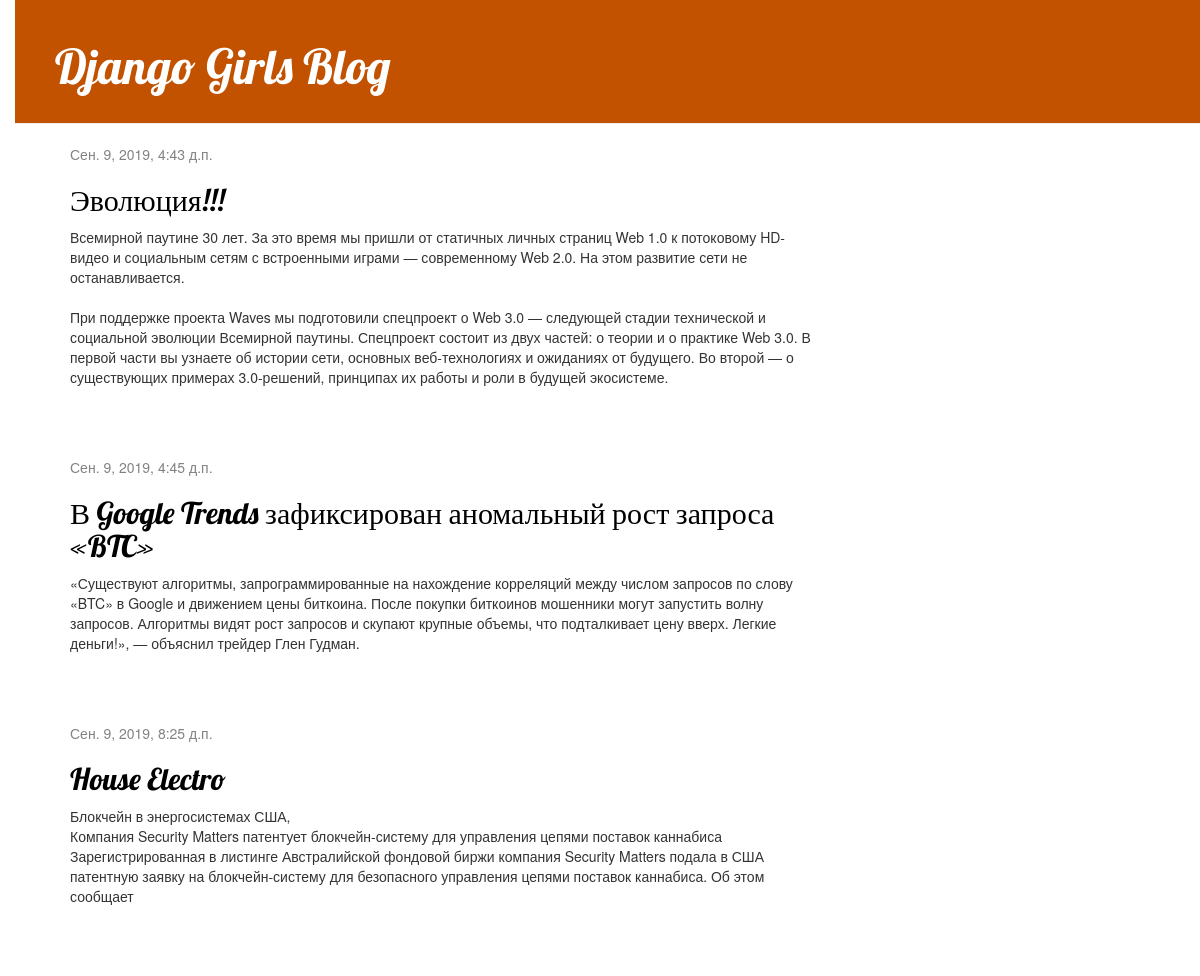
/007, run on the app's committed database.
### blog/models.py (models this page shows, shortened)
class Post(models.Model):
    author = models.ForeignKey(settings.AUTH_USER_MODEL, on_delete=models.CASCADE)
    title = models.CharField(max_length=200)
    text = models.TextField()
    created_date = models.DateTimeField(default=timezone.now)
    published_date = models.DateTimeField(blank=True, null=True)

### blog/views.py (the view)
# urls.py: path('', views.post_list, name='post_list'),
def post_list(request):
    posts = Post.objects.filter(published_date__lte=timezone.now()).order_by('published_date')
    return render(request, 'blog/post_list.html', {'posts' : posts } )

### blog/templates/blog/post_list.html (shortened to what this page needs)
{% load static %}
<html>
    <head>
        <link rel="stylesheet" href="//maxcdn.bootstrapcdn.com/bootstrap/3.2.0/css/bootstrap.min.css">
        <link rel="stylesheet" href="//maxcdn.bootstrapcdn.com/bootstrap/3.2.0/css/bootstrap-theme.min.css">
        <link rel="stylesheet" href="{% static 'css/blog.css' %}">
    </head>
    <body>
        <div class="page-header">
            <h1><a href="/">Django Girls Blog</a></h1>
        </div>
        <div class="content container">
            <div class="row">
                <div class="col-md-8">
                {% for post in posts %}
                    <div class="post">
                        <div class="date">
                            {{ post.published_date }}
                        </div>
                        <h2><a href="">{{ post.title }}</a></h2>
                        <p>{{ post.text|linebreaksbr }}</p>
                    </div>
                {% endfor %}
                </div>
            </div>
        </div>
    </body>
</html>

### blog/static/css/blog.css (style rules this page uses)
body { padding-left: 15px; }
.page-header { background-color: #C25100; margin-top: 0; padding: 20px 20px 20px 40px; }
.page-header h1, .page-header h1 a, .page-header h1 a:visited, .page-header h1 a:active { color: #ffffff; font-size: 36pt; text-decoration: none; }
.content { margin-left: 40px; }
h1, h2, h3, h4 { font-family: 'Lobster', cursive; }
.date { color: #828282; }
.post { margin-bottom: 70px; }
.post h2 a, .post h2 a:visited { color: #000000; }

### data on the page
Post: published_date "Сен. 9, 2019, 4:43 д.п.", title "Эволюция!!!", text "Всемирной паутине 30 лет. За это время мы пришли от статичных личных страниц Web 1.0 к потоковому HD-видео и социальным сетям с встроенными играми — современному Web 2.0. На этом развитие сети не останавливается. При поддержке проекта Waves мы подготовили спецпроект о Web 3.0 — следующей стадии технической и социальной эволюции Всемирной паутины. Спецпроект состоит из двух частей: о теории и о практике Web 3.0. В первой части вы узнаете об истории сети, основных веб-технологиях и ожиданиях от будущего. Во второй — о существующих примерах 3.0-решений, принципах их работы и роли в будущей экосистеме."
Post: published_date "Сен. 9, 2019, 4:45 д.п.", title "В Google Trends зафиксирован аномальный рост запроса «BTC»", text "«Существуют алгоритмы, запрограммированные на нахождение корреляций между числом запросов по слову «BTC» в Google и движением цены биткоина. После покупки биткоинов мошенники могут запустить волну запросов. Алгоритмы видят рост запросов и скупают крупные объемы, что подталкивает цену вверх. Легкие деньги!», — объяснил трейдер Глен Гудман."
Post: published_date "Сен. 9, 2019, 8:25 д.п.", title "House Electro", text "Блокчейн в энергосистемах США, Компания Security Matters патентует блокчейн-систему для управления цепями поставок каннабиса Зарегистрированная в листинге Австралийской фондовой биржи компания Security Matters подала в США патентную заявку на блокчейн-систему для безопасного управления цепями поставок каннабиса. Об этом сообщает"
